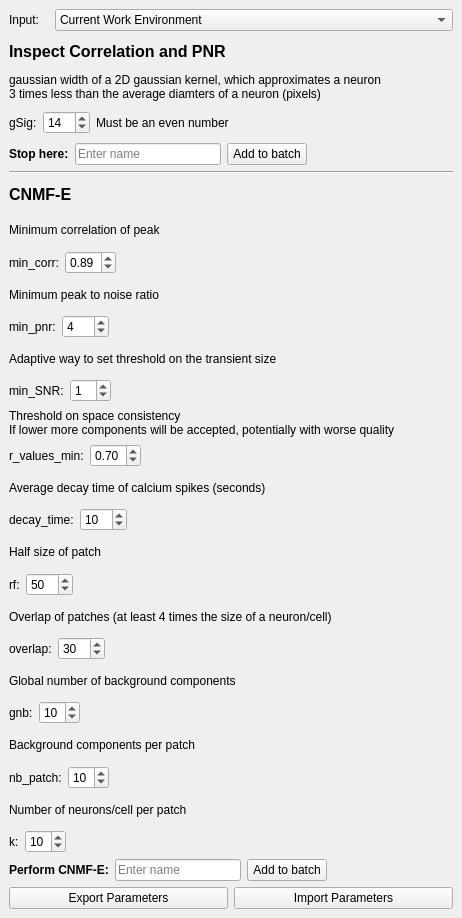
<?xml version="1.0" encoding="UTF-8"?>
<ui version="4.0">
 <class>DockWidget</class>
 <widget class="QDockWidget" name="DockWidget">
  <property name="windowModality">
   <enum>Qt::NonModal</enum>
  </property>
  <property name="geometry">
   <rect>
    <x>0</x>
    <y>0</y>
    <width>462</width>
    <height>918</height>
   </rect>
  </property>
  <property name="floating">
   <bool>true</bool>
  </property>
  <property name="windowTitle">
   <string>CNMF-E</string>
  </property>
  <widget class="QWidget" name="dockWidgetContents">
   <layout class="QGridLayout" name="gridLayout">
    <item row="20" column="0">
     <layout class="QHBoxLayout" name="horizontalLayout_18">
      <item>
       <widget class="QLabel" name="label_26">
        <property name="text">
         <string>overlap:</string>
        </property>
       </widget>
      </item>
      <item>
       <widget class="QSpinBox" name="spinBoxOverlap">
        <property name="maximum">
         <number>999</number>
        </property>
        <property name="value">
         <number>30</number>
        </property>
       </widget>
      </item>
      <item>
       <spacer name="horizontalSpacer_11">
        <property name="orientation">
         <enum>Qt::Horizontal</enum>
        </property>
        <property name="sizeHint" stdset="0">
         <size>
          <width>40</width>
          <height>20</height>
         </size>
        </property>
       </spacer>
      </item>
     </layout>
    </item>
    <item row="22" column="0">
     <layout class="QHBoxLayout" name="horizontalLayout_19">
      <item>
       <widget class="QLabel" name="label_27">
        <property name="text">
         <string>gnb:</string>
        </property>
       </widget>
      </item>
      <item>
       <widget class="QSpinBox" name="spinBoxGnb">
        <property name="maximum">
         <number>99</number>
        </property>
        <property name="value">
         <number>10</number>
        </property>
       </widget>
      </item>
      <item>
       <spacer name="horizontalSpacer_12">
        <property name="orientation">
         <enum>Qt::Horizontal</enum>
        </property>
        <property name="sizeHint" stdset="0">
         <size>
          <width>40</width>
          <height>20</height>
         </size>
        </property>
       </spacer>
      </item>
     </layout>
    </item>
    <item row="0" column="0">
     <layout class="QHBoxLayout" name="horizontalLayout_4">
      <item>
       <widget class="QLabel" name="label_19">
        <property name="minimumSize">
         <size>
          <width>0</width>
          <height>0</height>
         </size>
        </property>
        <property name="maximumSize">
         <size>
          <width>40</width>
          <height>16777215</height>
         </size>
        </property>
        <property name="text">
         <string>Input:</string>
        </property>
       </widget>
      </item>
      <item>
       <widget class="QComboBox" name="comboBoxInput">
        <item>
         <property name="text">
          <string>Current Work Environment</string>
         </property>
        </item>
       </widget>
      </item>
     </layout>
    </item>
    <item row="1" column="0">
     <widget class="QLabel" name="label_5">
      <property name="font">
       <font>
        <pointsize>12</pointsize>
        <weight>75</weight>
        <bold>true</bold>
       </font>
      </property>
      <property name="toolTip">
       <string>Compute some summary images (correlation and peak to noise ratio)</string>
      </property>
      <property name="text">
       <string>Inspect Correlation and PNR</string>
      </property>
     </widget>
    </item>
    <item row="2" column="0">
     <widget class="QLabel" name="label_2">
      <property name="text">
       <string>gaussian width of a 2D gaussian kernel, which approximates a neuron
3 times less than the average diamters of a neuron (pixels)</string>
      </property>
     </widget>
    </item>
    <item row="3" column="0">
     <layout class="QHBoxLayout" name="horizontalLayout">
      <item>
       <widget class="QLabel" name="label">
        <property name="text">
         <string>gSig:</string>
        </property>
       </widget>
      </item>
      <item>
       <widget class="QSpinBox" name="spinBoxGSig">
        <property name="minimum">
         <number>2</number>
        </property>
        <property name="maximum">
         <number>998</number>
        </property>
        <property name="singleStep">
         <number>2</number>
        </property>
        <property name="value">
         <number>14</number>
        </property>
       </widget>
      </item>
      <item>
       <widget class="QLabel" name="label_22">
        <property name="text">
         <string>Must be an even number</string>
        </property>
       </widget>
      </item>
      <item>
       <spacer name="horizontalSpacer">
        <property name="orientation">
         <enum>Qt::Horizontal</enum>
        </property>
        <property name="sizeHint" stdset="0">
         <size>
          <width>40</width>
          <height>20</height>
         </size>
        </property>
       </spacer>
      </item>
     </layout>
    </item>
    <item row="4" column="0">
     <layout class="QHBoxLayout" name="horizontalLayout_3">
      <item>
       <widget class="QLabel" name="label_9">
        <property name="font">
         <font>
          <weight>75</weight>
          <bold>true</bold>
         </font>
        </property>
        <property name="text">
         <string>Stop here:</string>
        </property>
       </widget>
      </item>
      <item>
       <widget class="QLineEdit" name="lineEdCorrPNRName">
        <property name="placeholderText">
         <string>Enter name</string>
        </property>
       </widget>
      </item>
      <item>
       <widget class="QPushButton" name="btnAddToBatchCorrPNR">
        <property name="text">
         <string>Add to batch</string>
        </property>
       </widget>
      </item>
      <item>
       <spacer name="horizontalSpacer_3">
        <property name="orientation">
         <enum>Qt::Horizontal</enum>
        </property>
        <property name="sizeHint" stdset="0">
         <size>
          <width>40</width>
          <height>20</height>
         </size>
        </property>
       </spacer>
      </item>
     </layout>
    </item>
    <item row="5" column="0">
     <widget class="Line" name="line_2">
      <property name="orientation">
       <enum>Qt::Horizontal</enum>
      </property>
     </widget>
    </item>
    <item row="6" column="0">
     <widget class="QLabel" name="label_20">
      <property name="font">
       <font>
        <pointsize>12</pointsize>
        <weight>75</weight>
        <bold>true</bold>
       </font>
      </property>
      <property name="text">
       <string>CNMF-E</string>
      </property>
     </widget>
    </item>
    <item row="7" column="0">
     <widget class="QLabel" name="label_7">
      <property name="text">
       <string>Minimum correlation of peak</string>
      </property>
     </widget>
    </item>
    <item row="8" column="0">
     <layout class="QHBoxLayout" name="horizontalLayout_6">
      <item>
       <widget class="QLabel" name="label_8">
        <property name="text">
         <string>min_corr:</string>
        </property>
       </widget>
      </item>
      <item>
       <widget class="QDoubleSpinBox" name="doubleSpinBoxMinCorr">
        <property name="maximum">
         <double>1.000000000000000</double>
        </property>
        <property name="singleStep">
         <double>0.010000000000000</double>
        </property>
        <property name="value">
         <double>0.890000000000000</double>
        </property>
       </widget>
      </item>
      <item>
       <spacer name="horizontalSpacer_4">
        <property name="orientation">
         <enum>Qt::Horizontal</enum>
        </property>
        <property name="sizeHint" stdset="0">
         <size>
          <width>40</width>
          <height>20</height>
         </size>
        </property>
       </spacer>
      </item>
     </layout>
    </item>
    <item row="9" column="0">
     <widget class="QLabel" name="label_11">
      <property name="text">
       <string>Minimum peak to noise ratio</string>
      </property>
     </widget>
    </item>
    <item row="10" column="0">
     <layout class="QHBoxLayout" name="horizontalLayout_7">
      <item>
       <widget class="QLabel" name="label_10">
        <property name="text">
         <string>min_pnr:</string>
        </property>
       </widget>
      </item>
      <item>
       <widget class="QSpinBox" name="spinBoxMinPNR">
        <property name="maximum">
         <number>999</number>
        </property>
        <property name="value">
         <number>4</number>
        </property>
       </widget>
      </item>
      <item>
       <spacer name="horizontalSpacer_5">
        <property name="orientation">
         <enum>Qt::Horizontal</enum>
        </property>
        <property name="sizeHint" stdset="0">
         <size>
          <width>40</width>
          <height>20</height>
         </size>
        </property>
       </spacer>
      </item>
     </layout>
    </item>
    <item row="11" column="0">
     <widget class="QLabel" name="label_13">
      <property name="text">
       <string>Adaptive way to set threshold on the transient size</string>
      </property>
     </widget>
    </item>
    <item row="12" column="0">
     <layout class="QHBoxLayout" name="horizontalLayout_8">
      <item>
       <widget class="QLabel" name="label_12">
        <property name="text">
         <string>min_SNR:</string>
        </property>
       </widget>
      </item>
      <item>
       <widget class="QSpinBox" name="spinBoxMinSNR">
        <property name="value">
         <number>1</number>
        </property>
       </widget>
      </item>
      <item>
       <spacer name="horizontalSpacer_6">
        <property name="orientation">
         <enum>Qt::Horizontal</enum>
        </property>
        <property name="sizeHint" stdset="0">
         <size>
          <width>40</width>
          <height>20</height>
         </size>
        </property>
       </spacer>
      </item>
     </layout>
    </item>
    <item row="13" column="0">
     <widget class="QLabel" name="label_14">
      <property name="text">
       <string>Threshold on space consistency 
If lower more components will be accepted, potentially with worse quality</string>
      </property>
     </widget>
    </item>
    <item row="14" column="0">
     <layout class="QHBoxLayout" name="horizontalLayout_9">
      <item>
       <widget class="QLabel" name="label_15">
        <property name="text">
         <string>r_values_min:</string>
        </property>
       </widget>
      </item>
      <item>
       <widget class="QDoubleSpinBox" name="doubleSpinBoxRValuesMin">
        <property name="maximum">
         <double>1.000000000000000</double>
        </property>
        <property name="singleStep">
         <double>0.025000000000000</double>
        </property>
        <property name="value">
         <double>0.700000000000000</double>
        </property>
       </widget>
      </item>
      <item>
       <spacer name="horizontalSpacer_7">
        <property name="orientation">
         <enum>Qt::Horizontal</enum>
        </property>
        <property name="sizeHint" stdset="0">
         <size>
          <width>40</width>
          <height>20</height>
         </size>
        </property>
       </spacer>
      </item>
     </layout>
    </item>
    <item row="15" column="0">
     <widget class="QLabel" name="label_17">
      <property name="text">
       <string>Average decay time of calcium spikes (seconds)</string>
      </property>
     </widget>
    </item>
    <item row="16" column="0">
     <layout class="QHBoxLayout" name="horizontalLayout_10">
      <item>
       <widget class="QLabel" name="label_16">
        <property name="text">
         <string>decay_time:</string>
        </property>
       </widget>
      </item>
      <item>
       <widget class="QSpinBox" name="spinBoxDecayTime">
        <property name="minimum">
         <number>1</number>
        </property>
        <property name="maximum">
         <number>999</number>
        </property>
        <property name="value">
         <number>10</number>
        </property>
       </widget>
      </item>
      <item>
       <spacer name="horizontalSpacer_8">
        <property name="orientation">
         <enum>Qt::Horizontal</enum>
        </property>
        <property name="sizeHint" stdset="0">
         <size>
          <width>40</width>
          <height>20</height>
         </size>
        </property>
       </spacer>
      </item>
     </layout>
    </item>
    <item row="27" column="0">
     <layout class="QHBoxLayout" name="horizontalLayout_11">
      <item>
       <widget class="QLabel" name="label_18">
        <property name="font">
         <font>
          <weight>75</weight>
          <bold>true</bold>
         </font>
        </property>
        <property name="text">
         <string>Perform CNMF-E:</string>
        </property>
       </widget>
      </item>
      <item>
       <widget class="QLineEdit" name="lineEdName">
        <property name="placeholderText">
         <string>Enter name</string>
        </property>
       </widget>
      </item>
      <item>
       <widget class="QPushButton" name="btnAddToBatchCNMFE">
        <property name="text">
         <string>Add to batch</string>
        </property>
       </widget>
      </item>
      <item>
       <spacer name="horizontalSpacer_9">
        <property name="orientation">
         <enum>Qt::Horizontal</enum>
        </property>
        <property name="sizeHint" stdset="0">
         <size>
          <width>40</width>
          <height>20</height>
         </size>
        </property>
       </spacer>
      </item>
     </layout>
    </item>
    <item row="28" column="0">
     <layout class="QHBoxLayout" name="horizontalLayout_12">
      <item>
       <widget class="QPushButton" name="btnExport">
        <property name="text">
         <string>Export Parameters</string>
        </property>
       </widget>
      </item>
      <item>
       <widget class="QPushButton" name="btnImport">
        <property name="text">
         <string>Import Parameters</string>
        </property>
       </widget>
      </item>
     </layout>
    </item>
    <item row="21" column="0">
     <widget class="QLabel" name="label_28">
      <property name="text">
       <string>Global number of background components</string>
      </property>
     </widget>
    </item>
    <item row="18" column="0">
     <layout class="QHBoxLayout" name="horizontalLayout_13">
      <item>
       <widget class="QLabel" name="label_21">
        <property name="text">
         <string>rf:</string>
        </property>
       </widget>
      </item>
      <item>
       <widget class="QSpinBox" name="spinBoxRf">
        <property name="maximum">
         <number>999</number>
        </property>
        <property name="value">
         <number>50</number>
        </property>
       </widget>
      </item>
      <item>
       <spacer name="horizontalSpacer_10">
        <property name="orientation">
         <enum>Qt::Horizontal</enum>
        </property>
        <property name="sizeHint" stdset="0">
         <size>
          <width>40</width>
          <height>20</height>
         </size>
        </property>
       </spacer>
      </item>
     </layout>
    </item>
    <item row="19" column="0">
     <widget class="QLabel" name="label_25">
      <property name="text">
       <string>Overlap of patches (at least 4 times the size of a neuron/cell)</string>
      </property>
     </widget>
    </item>
    <item row="26" column="0">
     <layout class="QHBoxLayout" name="horizontalLayout_21">
      <item>
       <widget class="QLabel" name="label_31">
        <property name="text">
         <string>k:</string>
        </property>
       </widget>
      </item>
      <item>
       <widget class="QSpinBox" name="spinBoxK">
        <property name="minimum">
         <number>1</number>
        </property>
        <property name="value">
         <number>10</number>
        </property>
       </widget>
      </item>
      <item>
       <spacer name="horizontalSpacer_14">
        <property name="orientation">
         <enum>Qt::Horizontal</enum>
        </property>
        <property name="sizeHint" stdset="0">
         <size>
          <width>40</width>
          <height>20</height>
         </size>
        </property>
       </spacer>
      </item>
     </layout>
    </item>
    <item row="23" column="0">
     <widget class="QLabel" name="label_30">
      <property name="text">
       <string>Background components per patch</string>
      </property>
     </widget>
    </item>
    <item row="24" column="0">
     <layout class="QHBoxLayout" name="horizontalLayout_20">
      <item>
       <widget class="QLabel" name="label_29">
        <property name="text">
         <string>nb_patch:</string>
        </property>
       </widget>
      </item>
      <item>
       <widget class="QSpinBox" name="spinBoxNb_patch">
        <property name="minimum">
         <number>1</number>
        </property>
        <property name="value">
         <number>10</number>
        </property>
       </widget>
      </item>
      <item>
       <spacer name="horizontalSpacer_13">
        <property name="orientation">
         <enum>Qt::Horizontal</enum>
        </property>
        <property name="sizeHint" stdset="0">
         <size>
          <width>40</width>
          <height>20</height>
         </size>
        </property>
       </spacer>
      </item>
     </layout>
    </item>
    <item row="17" column="0">
     <widget class="QLabel" name="label_24">
      <property name="text">
       <string>Half size of patch</string>
      </property>
     </widget>
    </item>
    <item row="25" column="0">
     <widget class="QLabel" name="label_32">
      <property name="text">
       <string>Number of neurons/cell per patch</string>
      </property>
     </widget>
    </item>
   </layout>
  </widget>
 </widget>
 <tabstops>
  <tabstop>comboBoxInput</tabstop>
  <tabstop>spinBoxGSig</tabstop>
  <tabstop>lineEdCorrPNRName</tabstop>
  <tabstop>btnAddToBatchCorrPNR</tabstop>
  <tabstop>doubleSpinBoxMinCorr</tabstop>
  <tabstop>spinBoxMinPNR</tabstop>
  <tabstop>spinBoxMinSNR</tabstop>
  <tabstop>doubleSpinBoxRValuesMin</tabstop>
  <tabstop>spinBoxDecayTime</tabstop>
  <tabstop>spinBoxRf</tabstop>
  <tabstop>spinBoxOverlap</tabstop>
  <tabstop>spinBoxGnb</tabstop>
  <tabstop>spinBoxNb_patch</tabstop>
  <tabstop>spinBoxK</tabstop>
  <tabstop>lineEdName</tabstop>
  <tabstop>btnAddToBatchCNMFE</tabstop>
  <tabstop>btnExport</tabstop>
  <tabstop>btnImport</tabstop>
 </tabstops>
 <resources/>
 <connections>
  <connection>
   <sender>lineEdName</sender>
   <signal>returnPressed()</signal>
   <receiver>btnAddToBatchCNMFE</receiver>
   <slot>click()</slot>
   <hints>
    <hint type="sourcelabel">
     <x>195</x>
     <y>881</y>
    </hint>
    <hint type="destinationlabel">
     <x>284</x>
     <y>872</y>
    </hint>
   </hints>
  </connection>
 </connections>
</ui>
